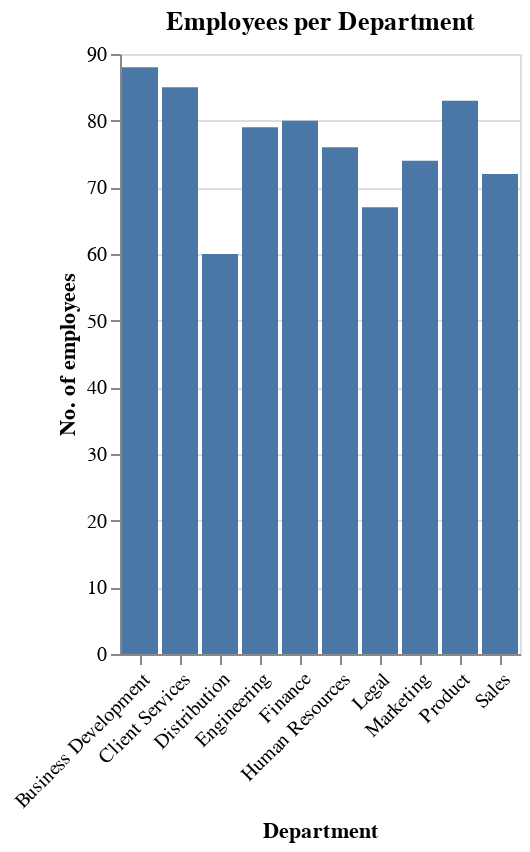

This figure's notebook cell:
### Code cell
bar_graph=alt.Chart(df).mark_bar().encode(
    x=alt.X("Team:N",title="Department",axis=alt.Axis(labelAngle=-45)),
    y=alt.Y("count():Q",title="No. of employees"),
    ).properties(title="Employees per Department")
bar_graph.display()

### Figure 1 — Vega-Lite specification as saved in the notebook (floating-point values rounded to 4 significant figures; data arrays with more than 128 entries replaced by an {"elided": "..."} marker saying what was removed)
{"config": {"view": {"continuousWidth": 300, "continuousHeight": 300}}, "data": {"name": "data-15cd4ac776e40751264cd582eb9fd713"}, "mark": {"type": "bar"}, "encoding": {"x": {"axis": {"labelAngle": -45}, "field": "Team", "title": "Department", "type": "nominal"}, "y": {"aggregate": "count", "title": "No. of employees", "type": "quantitative"}}, "title": "Employees per Department", "$schema": "https://vega.github.io/schema/vega-lite/v5.8.0.json", "datasets": {"data-15cd4ac776e40751264cd582eb9fd713": {"elided": "764 records"}}}
